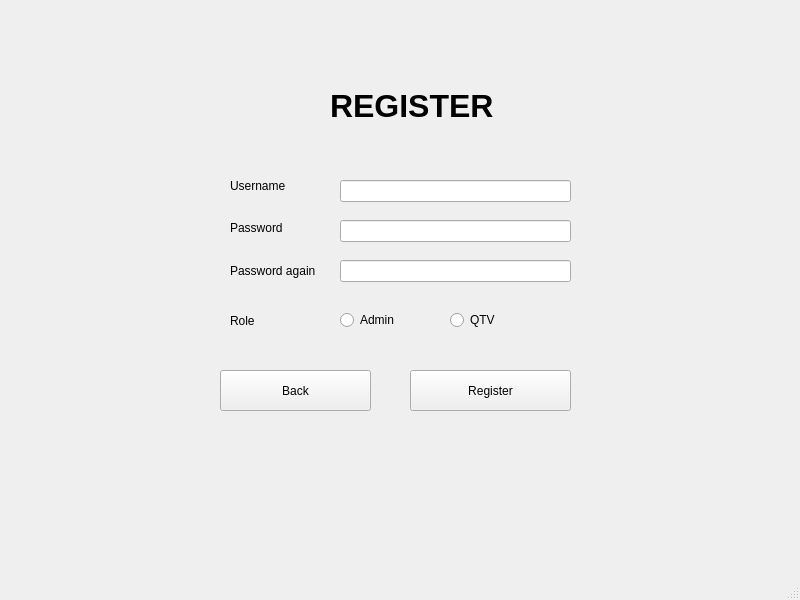
<?xml version="1.0" encoding="UTF-8"?>
<ui version="4.0">
 <class>MainWindow</class>
 <widget class="QMainWindow" name="MainWindow">
  <property name="geometry">
   <rect>
    <x>0</x>
    <y>0</y>
    <width>800</width>
    <height>600</height>
   </rect>
  </property>
  <property name="windowTitle">
   <string>MainWindow</string>
  </property>
  <widget class="QWidget" name="centralwidget">
   <widget class="QPushButton" name="btn_Register">
    <property name="geometry">
     <rect>
      <x>410</x>
      <y>370</y>
      <width>161</width>
      <height>41</height>
     </rect>
    </property>
    <property name="text">
     <string>Register</string>
    </property>
   </widget>
   <widget class="QLabel" name="label">
    <property name="geometry">
     <rect>
      <x>230</x>
      <y>170</y>
      <width>81</width>
      <height>31</height>
     </rect>
    </property>
    <property name="text">
     <string>Username</string>
    </property>
   </widget>
   <widget class="QLabel" name="label_2">
    <property name="geometry">
     <rect>
      <x>230</x>
      <y>220</y>
      <width>71</width>
      <height>16</height>
     </rect>
    </property>
    <property name="text">
     <string>Password</string>
    </property>
   </widget>
   <widget class="QLabel" name="label_3">
    <property name="geometry">
     <rect>
      <x>230</x>
      <y>260</y>
      <width>101</width>
      <height>21</height>
     </rect>
    </property>
    <property name="text">
     <string>Password again</string>
    </property>
   </widget>
   <widget class="QRadioButton" name="rd_Admin">
    <property name="geometry">
     <rect>
      <x>340</x>
      <y>310</y>
      <width>95</width>
      <height>20</height>
     </rect>
    </property>
    <property name="text">
     <string>Admin</string>
    </property>
   </widget>
   <widget class="QRadioButton" name="rd_QTV">
    <property name="geometry">
     <rect>
      <x>450</x>
      <y>310</y>
      <width>95</width>
      <height>20</height>
     </rect>
    </property>
    <property name="text">
     <string>QTV</string>
    </property>
   </widget>
   <widget class="QLabel" name="label_4">
    <property name="geometry">
     <rect>
      <x>230</x>
      <y>310</y>
      <width>101</width>
      <height>21</height>
     </rect>
    </property>
    <property name="text">
     <string>Role</string>
    </property>
   </widget>
   <widget class="QPushButton" name="btn_BackRegister">
    <property name="geometry">
     <rect>
      <x>220</x>
      <y>370</y>
      <width>151</width>
      <height>41</height>
     </rect>
    </property>
    <property name="text">
     <string>Back</string>
    </property>
   </widget>
   <widget class="QLineEdit" name="edt_UsernameRegister">
    <property name="geometry">
     <rect>
      <x>340</x>
      <y>180</y>
      <width>231</width>
      <height>22</height>
     </rect>
    </property>
   </widget>
   <widget class="QLineEdit" name="edt_PasswordRegister">
    <property name="geometry">
     <rect>
      <x>340</x>
      <y>220</y>
      <width>231</width>
      <height>22</height>
     </rect>
    </property>
   </widget>
   <widget class="QLineEdit" name="edt_PasswordAgainRegister">
    <property name="geometry">
     <rect>
      <x>340</x>
      <y>260</y>
      <width>231</width>
      <height>22</height>
     </rect>
    </property>
   </widget>
   <widget class="QLabel" name="label_5">
    <property name="geometry">
     <rect>
      <x>330</x>
      <y>70</y>
      <width>261</width>
      <height>71</height>
     </rect>
    </property>
    <property name="font">
     <font>
      <pointsize>24</pointsize>
      <weight>75</weight>
      <bold>true</bold>
     </font>
    </property>
    <property name="text">
     <string>REGISTER</string>
    </property>
   </widget>
  </widget>
  <widget class="QMenuBar" name="menubar">
   <property name="geometry">
    <rect>
     <x>0</x>
     <y>0</y>
     <width>800</width>
     <height>26</height>
    </rect>
   </property>
  </widget>
  <widget class="QStatusBar" name="statusbar"/>
 </widget>
 <resources/>
 <connections/>
</ui>
